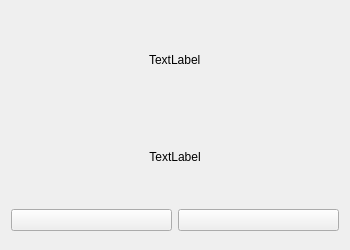
<?xml version="1.0" encoding="UTF-8"?>
<ui version="4.0">
 <class>msgbox</class>
 <widget class="QWidget" name="msgbox">
  <property name="geometry">
   <rect>
    <x>0</x>
    <y>0</y>
    <width>350</width>
    <height>250</height>
   </rect>
  </property>
  <property name="windowTitle">
   <string>Form</string>
  </property>
  <layout class="QVBoxLayout" name="verticalLayout_2">
   <item>
    <layout class="QVBoxLayout" name="verticalLayout">
     <item>
      <layout class="QHBoxLayout" name="horizontalLayout_2">
       <property name="topMargin">
        <number>5</number>
       </property>
       <item>
        <spacer name="horizontalSpacer">
         <property name="orientation">
          <enum>Qt::Horizontal</enum>
         </property>
         <property name="sizeHint" stdset="0">
          <size>
           <width>40</width>
           <height>20</height>
          </size>
         </property>
        </spacer>
       </item>
       <item>
        <widget class="QLabel" name="label">
         <property name="layoutDirection">
          <enum>Qt::LeftToRight</enum>
         </property>
         <property name="text">
          <string>TextLabel</string>
         </property>
         <property name="alignment">
          <set>Qt::AlignLeading|Qt::AlignLeft|Qt::AlignVCenter</set>
         </property>
        </widget>
       </item>
       <item>
        <spacer name="horizontalSpacer_2">
         <property name="orientation">
          <enum>Qt::Horizontal</enum>
         </property>
         <property name="sizeHint" stdset="0">
          <size>
           <width>40</width>
           <height>20</height>
          </size>
         </property>
        </spacer>
       </item>
      </layout>
     </item>
     <item>
      <widget class="QLabel" name="wordLabel">
       <property name="text">
        <string>TextLabel</string>
       </property>
       <property name="alignment">
        <set>Qt::AlignCenter</set>
       </property>
       <property name="wordWrap">
        <bool>true</bool>
       </property>
      </widget>
     </item>
     <item>
      <layout class="QHBoxLayout" name="horizontalLayout">
       <property name="bottomMargin">
        <number>8</number>
       </property>
       <item>
        <widget class="QPushButton" name="okBtn">
         <property name="text">
          <string/>
         </property>
        </widget>
       </item>
       <item>
        <widget class="QPushButton" name="cancelBtn">
         <property name="text">
          <string/>
         </property>
        </widget>
       </item>
      </layout>
     </item>
    </layout>
   </item>
  </layout>
 </widget>
 <resources/>
 <connections/>
</ui>
